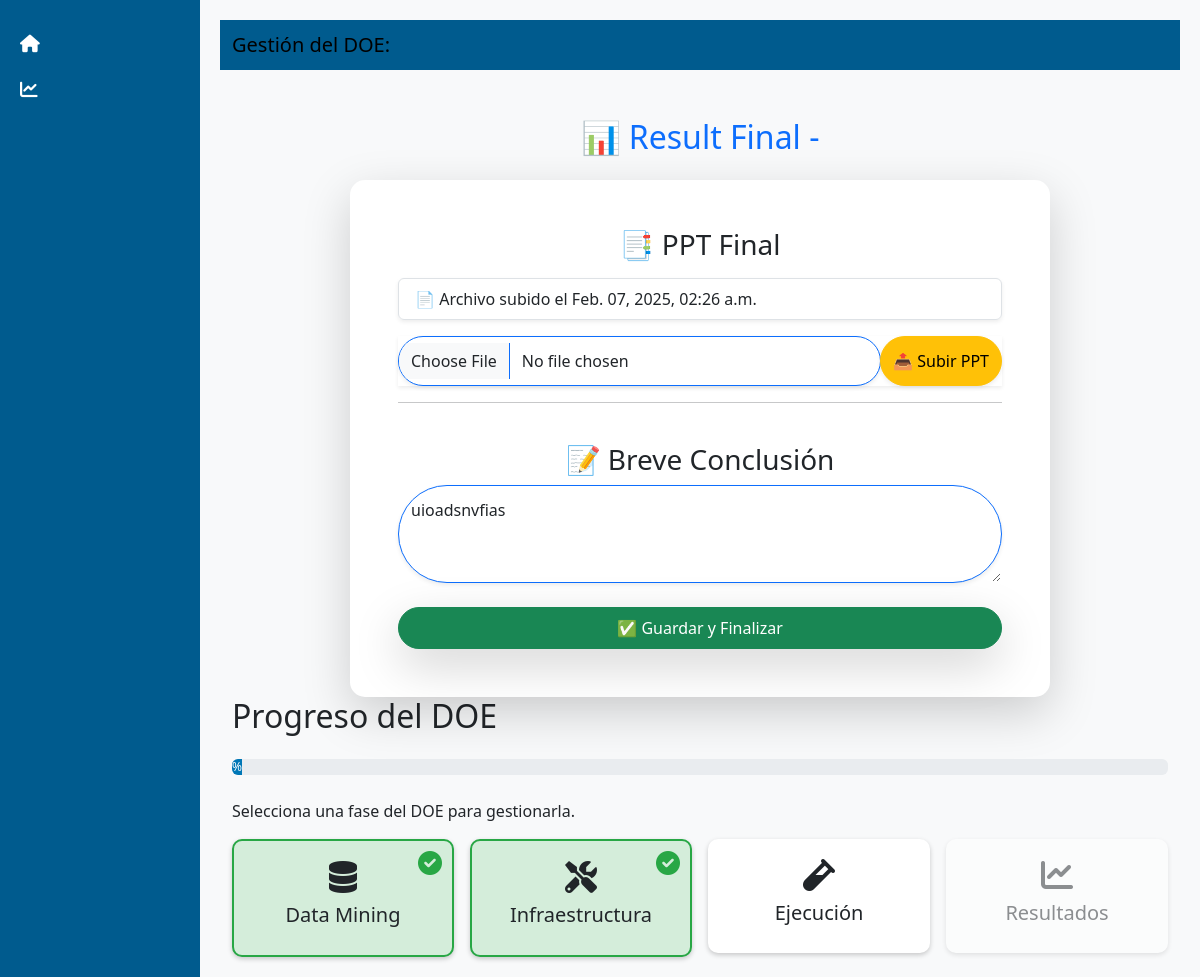
/doe/25/result_final/, run on the app's committed database.
### app/models.py (models this page shows, shortened)
class PPTFile(models.Model):
    doe = models.ForeignKey('DOE', on_delete=models.CASCADE, related_name="ppt_files")
    file = models.FileField(upload_to="ppt_files/")
    uploaded_at = models.DateTimeField(auto_now_add=True)

class ResultFinal(models.Model):
    doe = models.OneToOneField('DOE', on_delete=models.CASCADE, related_name="result_final")
    conclusion = models.TextField(blank=True, null=True)

### app/views.py (the view)
# urls.py: path('doe/<int:doe_id>/result_final/', views.fase_result_final, name='fase_result_final'),
def fase_result_final(request, doe_id):
    doe = get_object_or_404(DOE, id=doe_id)
    if not doe.ejecucion_completed:  # 🔹 Validar que ejecución esté completa
        messages.error(request, "⚠️ No puedes acceder a Resultados sin completar Ejecución.")
        return redirect('fase_ejecucion', doe_id=doe.id)
    result_final, created = ResultFinal.objects.get_or_create(doe=doe)
    if request.method == "POST":
        print("🚀 Request POST:", request.POST)
        if "add_ppt" in request.POST:
            ppt_form = PPTFileForm(request.POST, request.FILES)
            if ppt_form.is_valid():
                ppt = ppt_form.save(commit=False)
                ppt.doe = doe
                ppt.save()
                messages.success(request, "📑 PPT subido correctamente.")
                return redirect('fase_result_final', doe_id=doe.id)
            else:
                print("❌ Error en formulario de PPT:", ppt_form.errors)
        elif "save_conclusion" in request.POST:
            form = ResultFinalForm(request.POST, instance=result_final)
            if form.is_valid():
                form.save()
                doe.finalizado = True  # 🔹 Marcar DOE como finalizado
                doe.save()
                messages.success(request, "🎉 DOE finalizado correctamente.")
                return redirect('listar_doe')
            else:
                print("❌ Error en formulario de conclusión:", form.errors)
    else:
        form = ResultFinalForm(instance=result_final)
        ppt_form = PPTFileForm()
    return render(request, 'app/fase_result_final.html', {
        'doe': doe,
        'form': form,
        'ppt_form': ppt_form,
        'ppts': PPTFile.objects.filter(doe=doe),
    })

### app/forms.py
class ResultFinalForm(forms.ModelForm):
    class Meta:
        model = ResultFinal
        fields = ['conclusion']
        widgets = {
            'conclusion': forms.Textarea(attrs={'class': 'form-control', 'rows': 3, 'placeholder': 'Escribe la conclusión aquí...'}),
        }

class PPTFileForm(forms.ModelForm):
    class Meta:
        model = PPTFile
        fields = ['file']

### app/templates/app/fase_result_final.html (shortened to what this page needs)
{% extends 'app/editar_doe.html' %}
{% load widget_tweaks %}
{% block content %}
<div class="container mt-5">
    <h2 class="mb-4 text-primary text-center">📊 Result Final - {{ doe.nombre }}</h2>
    <div class="card p-5 shadow-lg border-0" style="max-width: 700px; margin: auto; background-color: #ffffff; border-radius: 15px;">
        <h3 class="text-center mb-3">📑 PPT Final</h3>
        <div class="list-group shadow-sm mb-3">
            {% for ppt in ppts %}
                <a href="{{ ppt.file.url }}" class="list-group-item list-group-item-action" target="_blank">
                    📄 Archivo subido el {{ ppt.uploaded_at|date:"M. d, Y, h:i a" }}
                </a>
            {% empty %}
                <div class="list-group-item text-muted text-center">❌ No hay archivos subidos</div>
            {% endfor %}
        </div>
        <form method="post" enctype="multipart/form-data">
            <div class="input-group shadow-sm">
                {{ ppt_form.file|add_class:"form-control small-input rounded-pill border-primary shadow-sm" }}
                <button type="submit" name="add_ppt" class="btn btn-warning shadow-sm rounded-pill">📤 Subir PPT</button>
            </div>
        </form>
        <hr>
        <h3 class="text-center mt-4">📝 Breve Conclusión</h3>
        <form method="post">
            <div class="mb-4">
                {{ form.conclusion|add_class:"form-control small-input rounded-pill border-primary shadow-sm" }}
            </div>
            <button type="submit" name="save_conclusion" class="btn btn-success w-100 py-2 rounded-pill shadow-lg">✅ Guardar y Finalizar</button>
        </form>
    </div>
</div>
{% endblock %}

### app/templates/app/editar_doe.html (style rules this page uses)
body { background-color: #f8f9fa; display: flex; min-height: 100vh; }

### app/templates/app/fase_result_final.html (style rules this page uses)
.small-input { font-size: 1rem; padding: 12px; border-radius: 10px; transition: all 0.3s ease-in-out; }
.card { transition: transform 0.3s ease-in-out; }

### data on the page
PPTFile: uploaded_at "Feb. 07, 2025, 02:26 a.m."
ResultFinal: conclusion "uioadsnvfias"
